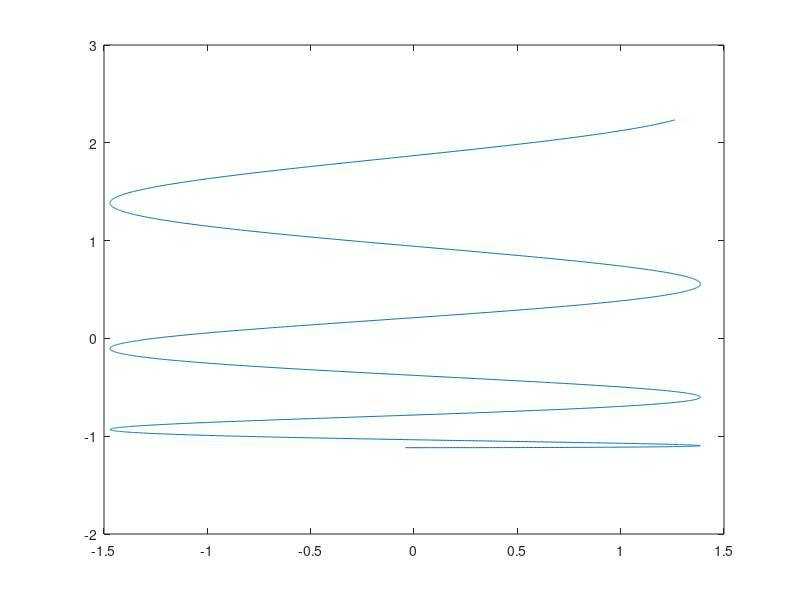

Recreate this plot in MATLAB. (Note: this script raises an error after producing the figure.)
% Fit a curve to a sine-function

X=  0:0.01:20;
y1 = sin(X)*0.5;
y2  = X.^2;

Y = [y1', y2'];

X = normalize(X);
Y = normalize(Y);

plot(Y(:,1),Y(:,2));

[model,fmodel]=k_model(Y,X',1,30,0,1);

y_est = fmodel(X');
x_est = model(Y);

y_err = mean(sqrt(sum((y_est-Y).^2,2)))
x_err = mean(sqrt(sum((x_est-X').^2,2)))

hold on;
plot(y_est(:,1),y_est(:,2));


[lmod,lfmod]=k_model(Y,X',1,1,1,1);
yl_est = lfmod(X');

plot(yl_est(:,1),yl_est(:,2));


sp = lfmod(X(n));
line([yl_est(n,1),Y(n,1)],[yl_est(n,2),Y(n,2)]);


